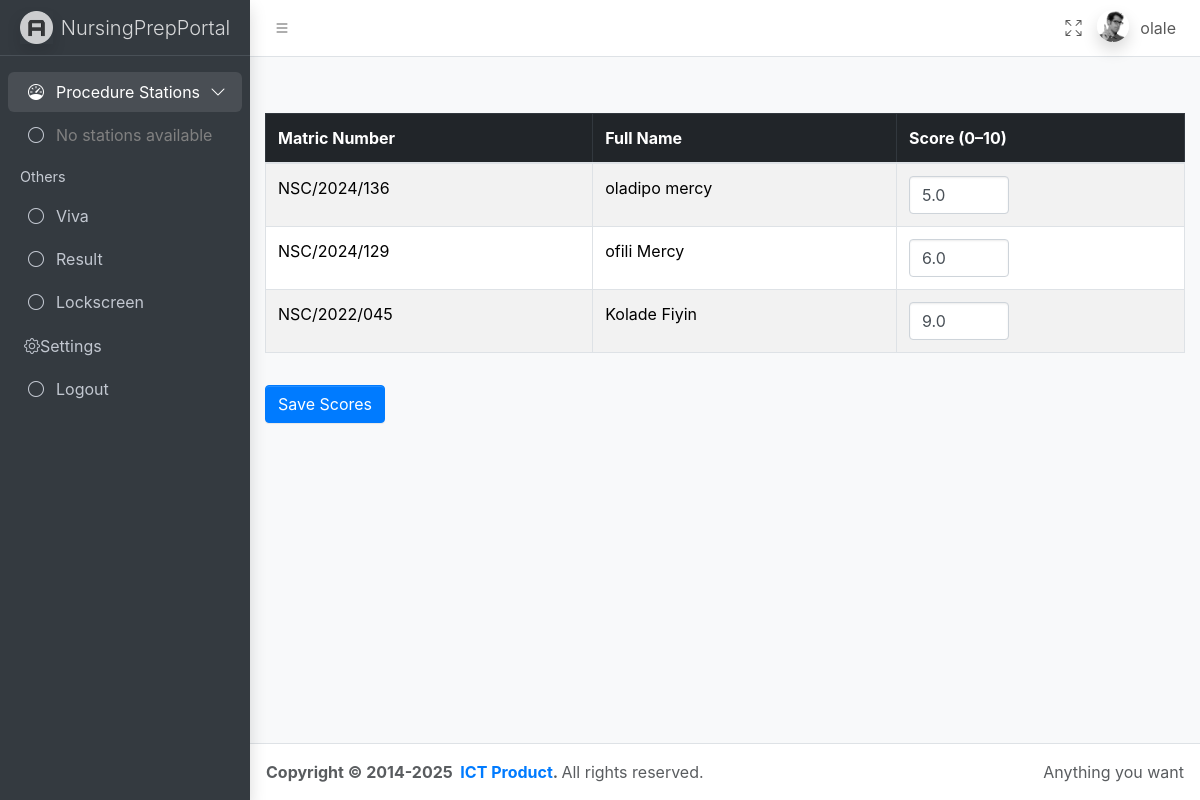
/viva-scores/ (signed in), run on an earlier commit of the app's database.
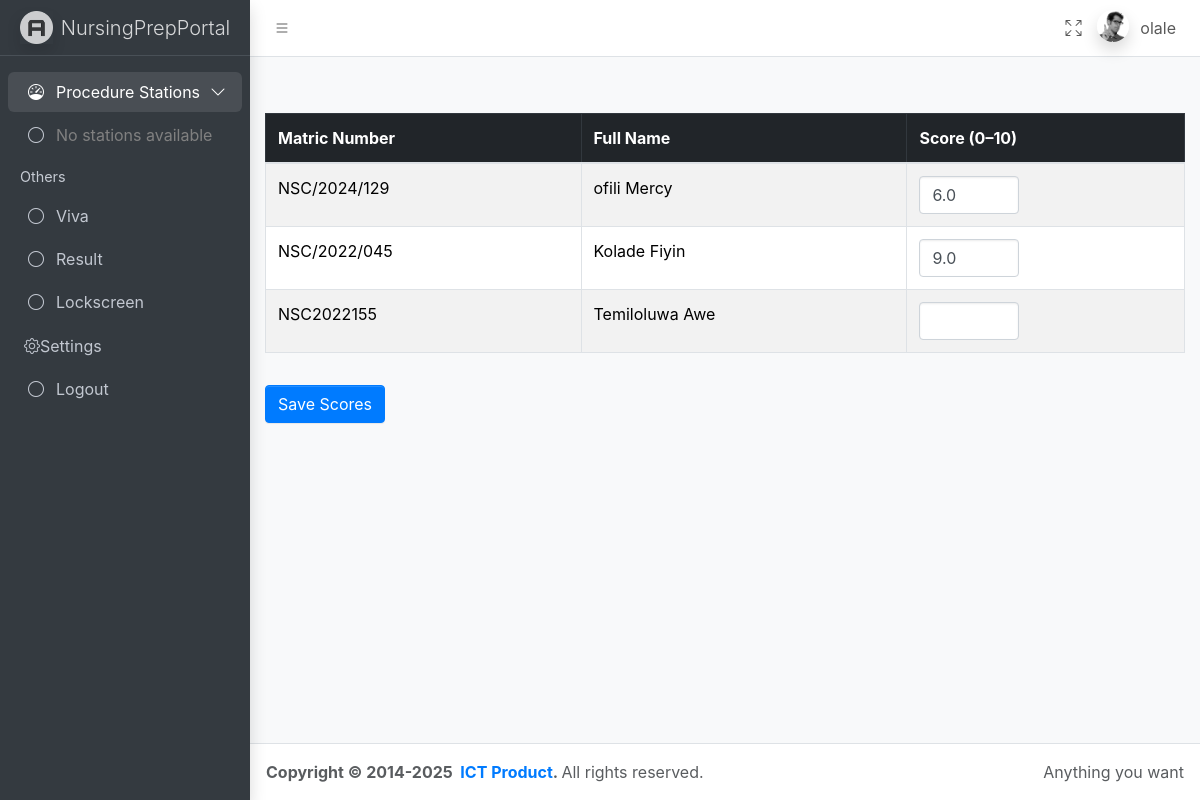
And on a later commit of the database.
### base/models.py (models this page shows, shortened)
class Candidate(models.Model):
    LEVEL_CHOICES = [
        (100, '100 Level'),
        (200, '200 Level'),
        (300, '300 Level'),
        (400, '400 Level'),
        (500, '500 Level'),
        (600, '600 Level'),
    ]
    level = models.PositiveSmallIntegerField(
        choices=LEVEL_CHOICES,
        default=100,  # Sets default to 100 Level
        validators=[MinValueValidator(100), MaxValueValidator(600)]
    )
    matric_number = models.CharField(max_length=20, unique=True)
    full_name = models.CharField(max_length=100)
    passport = models.ImageField(upload_to='passports/', null=True, blank=True)
    session = models.ForeignKey(Session, on_delete=models.CASCADE, related_name='candidates')
    objects = models.Manager()  # default manager
    active = ActiveManager()    # custom manager

class VivaScore(models.Model):
    candidate = models.OneToOneField(Candidate, on_delete=models.CASCADE)
    score = models.FloatField()

### base/views.py (the view, shortened to what this page needs)
# urls.py: path('viva-scores/', views.viva_scoring_view, name='viva_scores'),
@login_required(login_url='login')
def viva_scoring_view(request):
    global_settings = GlobalSettings.objects.first()
    candidates = Candidate.objects.all()
    if global_settings:
        if global_settings.active_session:
            candidates = candidates.filter(session=global_settings.active_session)
        if global_settings.active_level:
            candidates = candidates.filter(level=global_settings.active_level)
    return render(request, 'base/viva.html', {
        'candidates': candidates,
        'global_settings': global_settings
    })

### base/context_processors.py (called while the page is built)
def global_settings(request):
    settings = GlobalSettings.objects.first()
    active_session = settings.active_session if settings else None
    active_level = settings.active_level if settings else None
    return {
        'global_settings': settings,
        'active_session': active_session,
        'active_level': active_level
    }

### base/templates/base/viva.html (shortened to what this page needs)
{% extends 'main.html' %}
{% load static %}
{% block content %}
<div class="container mt-4">
    <form method="post">
        <div class="table-responsive">
            <table class="table table-striped table-hover table-bordered">
                <thead class="table-dark">
                    <tr>
                        <th scope="col">Matric Number</th>
                        <th scope="col">Full Name</th>
                        <th scope="col">Score (0–10)</th>
                    </tr>
                </thead>
                <tbody>
                    {% for candidate in candidates %}
                    <tr>
                        <td>{{ candidate.matric_number }}</td>
                        <td>{{ candidate.full_name }}</td>
                        <td>
                            <input type="number"
                                   class="form-control"
                                   name="score_{{ candidate.id }}"
                                   min="0"
                                   max="10"
                                   step="0.1"
                                   value="{{ candidate.vivascore.score|default:'' }}"
                                   style="max-width: 100px;">
                        </td>
                    </tr>
                    {% endfor %}
                </tbody>
            </table>
        </div>
        <div class="mt-3">
            <button type="submit" class="btn btn-primary">Save Scores</button>
        </div>
    </form>
</div>
{% endblock content %}

What changed in the data, as far as the page shows it:
no longer on this page (row edited): Candidate: matric_number "NSC/2024/136", full_name "oladipo mercy", vivascore.score "5.0"
added Candidate: matric_number "NSC2022155", full_name "Temiloluwa Awe"
